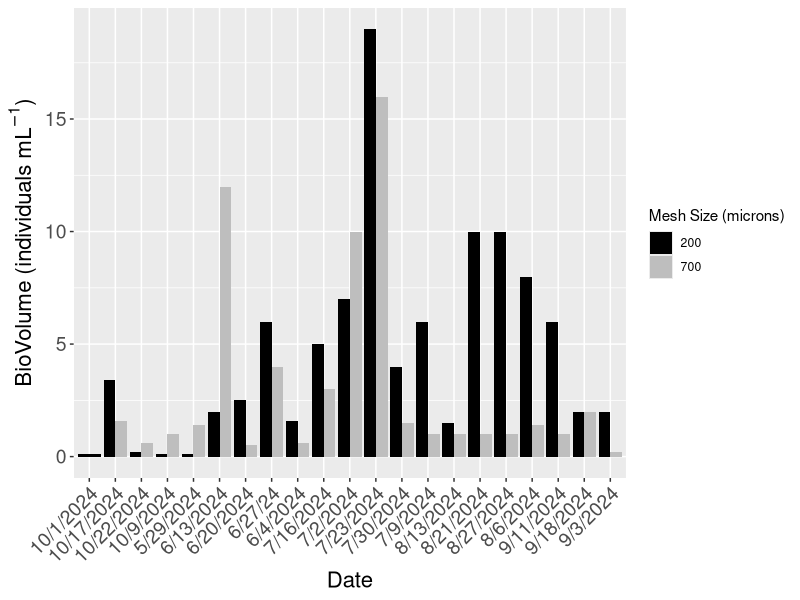
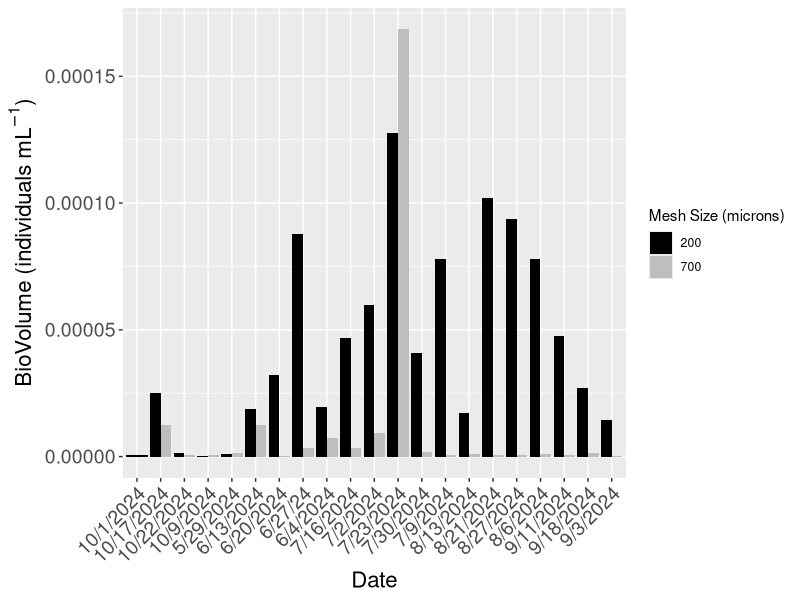

Source code (R) for these figures, in order: (Note: this script raises an error after producing the figures.)
## ---- chunk 1
time_series <- read.csv("time_series_final.csv")
time_series
time_series <- na.omit(time_series)
time_series
## ---- chunk 2
time_series_df <- as.data.frame(time_series)
tow <- as.factor(time_series_df$Tow)
## ---- chunk 3
library(ggplot2)
library(dplyr)
## ---- chunk 4
# Use filter to extract specific locations
ram_time_series <- time_series_df %>%
  filter(Site %in% c("Ram"))
ram_time_series_df <- as.data.frame(ram_time_series)
print(ram_time_series_df)
tow <- as.factor(ram_time_series_df$Tow)

## ---- chunk 5
# Create the plot
biovolume_plot <- ggplot(data = ram_time_series_df, aes(x = Date, y = BioVol, fill = tow)) + 
  geom_bar(stat = "identity", position = "dodge") +  # Use dodge for side-by-side bars
  theme(axis.text.x = element_text(angle = 45, hjust = 1, size = 14),  # Rotate x-axis labels for readability and adjust size
    axis.text.y = element_text(size = 14),  # Adjust y-axis text size
    axis.title.x = element_text(size = 16),  # Adjust x-axis title size
    axis.title.y = element_text(size = 16),  # Adjust y-axis title size
    plot.title = element_text(size = 22, hjust = 0.5)) + # Adjust title size and center it)) +  # Rotate x-axis labels for readability
  ylab(expression("BioVolume (individuals" ~ mL^{-1} * ")")) + 
  xlab("Date") +  # Rename axis titles
  labs(fill = "Mesh Size (microns)") +  # Add a title
  scale_fill_manual(values = c("200" = "black", 
                                "700" = "grey"))  # Define custom colors
print(biovolume_plot)  # Show the plot
## ---- chunk 6
# Create the plot
biovolume_plot_filtered <- ggplot(data = ram_time_series_df, aes(x = Date, y = BioVol_Filtered, fill = tow)) + 
  geom_bar(stat = "identity", position = "dodge") +  # Use dodge for side-by-side bars
  theme(axis.text.x = element_text(angle = 45, hjust = 1, size = 14),  # Rotate x-axis labels for readability and adjust size
    axis.text.y = element_text(size = 14),  # Adjust y-axis text size
    axis.title.x = element_text(size = 16),  # Adjust x-axis title size
    axis.title.y = element_text(size = 16),  # Adjust y-axis title size
    plot.title = element_text(size = 22, hjust = 0.5)) + # Adjust title size and center it)) +  # Rotate x-axis labels for readability
  ylab(expression("BioVolume (individuals" ~ mL^{-1} * ")")) + 
  xlab("Date") +  # Rename axis titles
  labs(fill = "Mesh Size (microns)") +  # Add a title
  scale_fill_manual(values = c("200" = "black", 
                                "700" = "grey"))  # Define custom colors
print(biovolume_plot_filtered)  # Show the plot
## ---- chunk 7
# Summarize the data by Species and Count
summary_count_ram <- ram_time_series %>%
  group_by(Species, Tow) %>%
  summarize(total_count = sum(Count), .groups = 'drop') %>%
  arrange(desc(total_count))  # Sort in descending order

# Print the summarized result
print(summary_count_ram)
## ---- chunk 8
count_filtered <- as.numeric(time_series_df$Count_Filtered)
# Summarize the data by Species and Filtered Count
summary_filtered_count_ram <- ram_time_series %>%
  group_by(Species, Tow, Date) %>%
  summarize(total_filtered_count = sum(Count_Filtered), .groups = 'drop') %>%
  arrange(desc(total_filtered_count))  # Sort in descending order

# Print the summarized result
print(summary_filtered_count_ram)
## ---- chunk 9
meso <- read.csv("relative_abundance_ram_meso.csv")
relative_abundance_ram_meso_df <- as.data.frame(relative_abundance_ram_meso)
## ---- chunk 10
tow <- as.factor(relative_abundance_ram_meso_df$Tow)
stacked_bar_plot_ram_200 <- ggplot(relative_abundance_ram_meso_df, aes(x = tow, y = Relative_Abundance, fill = Species)) +
  geom_bar(stat = "identity") +
  labs(x = "Tow (microns)", y = "Relative Abundance") +
  scale_fill_manual(values = c("Centropages_sp" = "#9FE2BF", "Acartia_sp" = "#89CFF0", "Calanus_sp" = "#0000FF", "Evadne_nordmanni" = "#191970", "Paracalanus_sp" = "#0096FF", "Temora_longicornis" = "#00A36C", "Oithona_sp" = "#7393B3", "Podon_polyphemoides" = "#5D3FD3", "Pseudocalanus_sp" = "#4682B4", "Copepod_nauplii" = "#CCCCFF")) +  # Custom colors
  theme_minimal()

print(stacked_bar_plot_ram_200)
## ---- chunk 11
relative_abundance_ram_macro <- read.csv("relative_abundance_ram_macro.csv")
relative_abundance_ram_macro_df <- as.data.frame(relative_abundance_ram_macro)
## ---- chunk 12
tow <- as.factor(relative_abundance_ram_macro_df$Tow)
stacked_bar_plot_ram_700 <- ggplot(relative_abundance_ram_macro_df, aes(x = tow, y = Relative_Abundance, fill = Species)) +
  geom_bar(stat = "identity", width = 0.6) +
  labs(title = "Stacked Bar Graph", x = "Tow (microns)", y = "Relative Abundance") +
  scale_fill_manual(values = c("Centropages_sp" = "#9FE2BF", "Acartia_sp" = "#89CFF0", "Calanus_sp" = "#0000FF", "Evadne_nordmanni" = "#191970", "Paracalanus_sp" = "#0096FF", "Obelia_sp" = "#AAFF00", "Carcinus_maenas" = "#AFE1AF", "Podon_polyphemoides" = "#5D3FD3", "Pseudocalanus_sp" = "#4682B4", "Gammarus_sp" = "#454B1B")) +  # Custom colors
  theme_minimal()

print(stacked_bar_plot_ram_700)
## ---- chunk 13
ram_relative_abundance <- read.csv("ram_relative_abundance.csv")
ram_relative_abundance_df <- as.data.frame(ram_relative_abundance)
## ---- chunk 14
tow <- as.factor(ram_relative_abundance_df$Tow)
stacked_bar_plot_ram <- ggplot(ram_relative_abundance_df, aes(x = tow, y = Relative_Abundance, fill = Species)) +
  geom_bar(stat = "identity", width = 0.5) +
  labs(x = "Tow (microns)", y = "Relative Abundance (%)") +
  scale_fill_manual(values = c("Centropages_sp" = "#9FE2BF", "Acartia_sp" = "#89CFF0", "Calanus_sp" = "#0000FF", "Evadne_nordmanni" = "#191970", "Paracalanus_sp" = "#0096FF", "Obelia_sp" = "#AAFF00", "Carcinus_maenas" = "#008080", "Podon_polyphemoides" = "#5D3FD3", "Pseudocalanus_sp" = "#4682B4", "Gammarus_sp" = "#454B1B", "Oithona_sp" = "#7393B3", "Temora_longicornis" = "#00A36C", "Copepod_nauplii" = "#CCCCFF")) +  # Custom colors
  theme_minimal()

print(stacked_bar_plot_ram)
## ---- chunk 15
tow <- as.factor(ram_relative_abundance_df$Tow)
stacked_bar_plot_ram_filtered <- ggplot(ram_relative_abundance_df, aes(x = tow, y = Relative_Abundance_Filtered, fill = Species)) +
  geom_bar(stat = "identity", width = 0.5) +
  labs(x = "Tow (microns)", y = "Relative Abundance (%)") +
  scale_fill_manual(values = c("Centropages_sp" = "#9FE2BF", "Acartia_sp" = "#89CFF0", "Calanus_sp" = "#0000FF", "Evadne_nordmanni" = "#191970", "Paracalanus_sp" = "#0096FF", "Obelia_sp" = "#AAFF00", "Carcinus_maenas" = "#008080", "Podon_polyphemoides" = "#5D3FD3", "Pseudocalanus_sp" = "#4682B4", "Gammarus_sp" = "#454B1B", "Oithona_sp" = "#7393B3", "Temora_longicornis" = "#00A36C", "Copepod_nauplii" = "#CCCCFF")) +  # Custom colors
  theme_minimal()

print(stacked_bar_plot_ram_filtered)
## ---- chunk 16
# Summarize the data by Species and Count
summary_date_count_ram <- ram_time_series %>%
  group_by(Species, Tow, Date) %>%
  summarize(total_count = sum(Count), .groups = 'drop') %>%
  arrange(desc(total_count))  # Sort in descending order

# Print the summarized result
print(summary_date_count_ram)
## ---- chunk 17

ram_sorted_date_count <- summary_date_count_ram %>%
  filter(Species %in% c("Acartia_sp", "Calanus_sp", "Evadne_nordmanni", "Paracalanus_sp", "Obelia_sp", "Carcinus_maenas", "Podon_polyphemoides", "Pseudocalanus_sp", "Gammarus_sp", "Oithona_sp", "Temora_longicornis", "Copepod_nauplii", "Centropages_sp"))

date_count_ram_df <- as.data.frame(ram_sorted_date_count)

# Create the line graph
line_graph <- ggplot(data = date_count_ram_df, aes(x = Date, y = total_count, color = Species, group = Species)) +
  geom_line(size = 0.9) +  # Add lines
  geom_point() + # Optionally add points at data points
  theme(axis.text.x = element_text(angle = 45, hjust = 1)) +  # Rotate x-axis labels for readability
  ylab("Count") + xlab("Date") +  # Rename axis titles
  scale_color_manual(values = c(
    "Acartia_sp" = "#89CFF0", "Calanus_sp" = "#0000FF", "Evadne_nordmanni" = "#191970", "Paracalanus_sp" = "#0096FF", "Obelia_sp" = "#AAFF00", "Carcinus_maenas" = "#008080", "Podon_polyphemoides" = "#5D3FD3", "Pseudocalanus_sp" = "#4682B4", "Gammarus_sp" = "#454B1B", "Oithona_sp" = "#7393B3", "Temora_longicornis" = "#00A36C", "Copepod_nauplii" = "#CCCCFF", "Centropages_sp" = "#9FE2BF"
  )) +  # Define colors for each species
  labs(title = "Count of Top Zooplankton Species Over Date")  # Add a title if desired

print(line_graph)  # Show the plot
## ---- chunk 18

meso_ram_sorted_date_count <- summary_date_count_ram %>%
  filter(Species %in% c("Acartia_sp", "Calanus_sp", "Evadne_nordmanni", "Paracalanus_sp", "Podon_polyphemoides", "Pseudocalanus_sp", "Oithona_sp", "Temora_longicornis", "Copepod_nauplii", "Centropages_sp"), Tow %in% c("200"))

meso_date_count_ram_df <- as.data.frame(meso_ram_sorted_date_count)

# Create the line graph
meso_line_graph <- ggplot(data = meso_date_count_ram_df, aes(x = Date, y = total_count, color = Species, group = Species)) +
  geom_line(size = 0.9) +  # Add lines
  geom_point() + # Optionally add points at data points
  theme(
    axis.text.x = element_text(angle = 45, hjust = 1, size = 12),  # Adjust x-axis text size
    axis.text.y = element_text(size = 14),  # Adjust y-axis text size
    axis.title.x = element_text(size = 16),  # Adjust x-axis title size
    axis.title.y = element_text(size = 16),   # Adjust y-axis title size
    plot.title = element_text(size = 22, hjust = 0.5)
  ) + 
  ylab(expression("Count (individuals" ~ m^{-3} * ")")) + xlab("Date") +  # Rename axis titles
  scale_color_manual(values = c(
    "Acartia_sp" = "#89CFF0", "Calanus_sp" = "#0000FF", "Evadne_nordmanni" = "#191970", "Paracalanus_sp" = "#0096FF", "Podon_polyphemoides" = "#5D3FD3", "Pseudocalanus_sp" = "#4682B4", "Oithona_sp" = "#7393B3", "Temora_longicornis" = "#00A36C", "Copepod_nauplii" = "#CCCCFF", "Centropages_sp" = "#9FE2BF"
  )) +  # Define colors for each species
  labs()  # Add a title if desired

print(meso_line_graph)  # Show the plot
## ---- chunk 19

macro_ram_sorted_date_count <- summary_date_count_ram %>%
  filter(Species %in% c("Acartia_sp", "Calanus_sp", "Evadne_nordmanni", "Paracalanus_sp", "Obelia_sp", "Carcinus_maenas", "Podon_polyphemoides", "Pseudocalanus_sp", "Gammarus_sp", "Centropages_sp"), Tow %in% c("700"))

macro_date_count_ram_df <- as.data.frame(macro_ram_sorted_date_count)

# Create the line graph
macro_line_graph <- ggplot(data = macro_date_count_ram_df, aes(x = Date, y = total_count, color = Species, group = Species)) +
  geom_line(size = 0.9) +  # Add lines
  geom_point() + # Optionally add points at data points
  theme(
    axis.text.x = element_text(angle = 45, hjust = 1, size = 12),  # Adjust x-axis text size
    axis.text.y = element_text(size = 14),  # Adjust y-axis text size
    axis.title.x = element_text(size = 16),  # Adjust x-axis title size
    axis.title.y = element_text(size = 16),   # Adjust y-axis title size
    plot.title = element_text(size = 22, hjust = 0.5)
  ) + 
  ylab(expression("BioVolume (individuals" ~ mL^{-1} * ")")) + xlab("Date") +  # Rename axis titles
  scale_color_manual(values = c(
    "Acartia_sp" = "#89CFF0", "Calanus_sp" = "#0000FF", "Evadne_nordmanni" = "#191970", "Paracalanus_sp" = "#0096FF", "Obelia_sp" = "#50C878", "Carcinus_maenas" = "#008080", "Podon_polyphemoides" = "#5D3FD3", "Pseudocalanus_sp" = "#4682B4", "Gammarus_sp" = "#454B1B", "Centropages_sp" = "#9FE2BF"
  )) +  # Define colors for each species
  labs()  # Add a title if desired

print(macro_line_graph)  # Show the plot
## ---- chunk 20
month_biovol <- read.csv("month_biovol.csv")
month_biovol
## ---- chunk 21
meso_biovol <- month_biovol %>%
  filter(Tow %in% c("200"))
month <- as.factor(meso_biovol$Month)
biovol <- as.numeric(meso_biovol$BioVol)
meso_aov <- aov(BioVol ~ month, data = meso_biovol)
summary(meso_aov)
TukeyHSD(meso_aov)
## ---- chunk 22
t.test(meso_biovol$BioVol)
## ---- chunk 23
macro_biovol <- month_biovol %>%
  filter(Tow %in% c("700"))
month <- as.factor(macro_biovol$Month)
biovol <- as.numeric(macro_biovol$BioVol)
macro_aov <- aov(biovol ~ month, data=macro_biovol, var.equal=TRUE)
summary(macro_aov)
TukeyHSD(macro_aov)
## ---- chunk 24
t.test(macro_biovol$BioVol)
## ---- chunk 25

macro_ram_sorted_date_count <- summary_date_count_ram %>%
  filter(Species %in% c("Acartia_sp", "Calanus_sp", "Evadne_nordmanni", "Paracalanus_sp", "Obelia_sp", "Carcinus_maenas", "Podon_polyphemoides", "Pseudocalanus_sp", "Gammarus_sp", "Centropages_sp"), Tow %in% c("700"))

macro_date_count_ram_df <- as.data.frame(macro_ram_sorted_date_count)

# Create the line graph
macro_line_graph <- ggplot(data = macro_date_count_ram_df, aes(x = Date, y = total_count, color = Species, group = Species)) +
  geom_line(size = 0.9) +  # Add lines
  geom_point() + # Optionally add points at data points
  theme(
    axis.text.x = element_text(angle = 45, hjust = 1, size = 12),  # Adjust x-axis text size
    axis.text.y = element_text(size = 14),  # Adjust y-axis text size
    axis.title.x = element_text(size = 16),  # Adjust x-axis title size
    axis.title.y = element_text(size = 16),   # Adjust y-axis title size
    plot.title = element_text(size = 22, hjust = 0.5)
  ) + 
  ylab(expression("BioVolume (individuals" ~ mL^{-1} * ")")) + xlab("Date") +  # Rename axis titles
  scale_color_manual(values = c(
    "Acartia_sp" = "#89CFF0", "Calanus_sp" = "#0000FF", "Evadne_nordmanni" = "#191970", "Paracalanus_sp" = "#0096FF", "Obelia_sp" = "#50C878", "Carcinus_maenas" = "#008080", "Podon_polyphemoides" = "#5D3FD3", "Pseudocalanus_sp" = "#4682B4", "Gammarus_sp" = "#454B1B", "Centropages_sp" = "#9FE2BF"
  )) +  # Define colors for each species
  labs()  # Add a title if desired

print(macro_line_graph)  # Show the plot
## ---- chunk 26

meso_ram_sorted_date_count_filtered <- summary_filtered_count_ram %>%
  filter(Species %in% c("Acartia_sp", "Calanus_sp", "Evadne_nordmanni", "Paracalanus_sp", "Podon_polyphemoides", "Pseudocalanus_sp", "Oithona_sp", "Temora_longicornis", "Copepod_nauplii", "Centropages_sp"), Tow %in% c("200"))

meso_date_count_ram_filtered_df <- as.data.frame(meso_ram_sorted_date_count_filtered)

# Create the line graph
meso_line_graph_filtered <- ggplot(data = meso_date_count_ram_filtered_df, aes(x = Date, y = total_filtered_count, color = Species, group = Species)) +
  geom_line(size = 0.9) +  # Add lines
  geom_point() + # Optionally add points at data points
  theme(
    axis.text.x = element_text(angle = 45, hjust = 1, size = 12),  # Adjust x-axis text size
    axis.text.y = element_text(size = 14),  # Adjust y-axis text size
    axis.title.x = element_text(size = 16),  # Adjust x-axis title size
    axis.title.y = element_text(size = 16),   # Adjust y-axis title size
    plot.title = element_text(size = 22, hjust = 0.5)
  ) + 
  ylab(expression("Count (individuals" ~ m^{-3} * ")")) + xlab("Date") +  # Rename axis titles
  scale_color_manual(values = c(
    "Acartia_sp" = "#89CFF0", "Calanus_sp" = "#0000FF", "Evadne_nordmanni" = "#191970", "Paracalanus_sp" = "#0096FF", "Podon_polyphemoides" = "#5D3FD3", "Pseudocalanus_sp" = "#4682B4", "Oithona_sp" = "#7393B3", "Temora_longicornis" = "#00A36C", "Copepod_nauplii" = "#CCCCFF", "Centropages_sp" = "#9FE2BF"
  )) +  # Define colors for each species
  labs()  # Add a title if desired

print(meso_line_graph_filtered)  # Show the plot
## ---- chunk 27

macro_ram_sorted_date_count_filtered <- summary_filtered_count_ram %>%
  filter(Species %in% c("Acartia_sp", "Calanus_sp", "Evadne_nordmanni", "Paracalanus_sp", "Obelia_sp", "Carcinus_maenas", "Podon_polyphemoides", "Pseudocalanus_sp", "Gammarus_sp", "Centropages_sp"), Tow %in% c("700"))

macro_date_count_ram_filtered_df <- as.data.frame(macro_ram_sorted_date_count_filtered)

# Create the line graph
macro_line_graph_filtered <- ggplot(data = macro_date_count_ram_filtered_df, aes(x = Date, y = total_filtered_count, color = Species, group = Species)) +
  geom_line(size = 0.9) +  # Add lines
  geom_point() + # Optionally add points at data points
  theme(
    axis.text.x = element_text(angle = 45, hjust = 1, size = 12),  # Adjust x-axis text size
    axis.text.y = element_text(size = 14),  # Adjust y-axis text size
    axis.title.x = element_text(size = 16),  # Adjust x-axis title size
    axis.title.y = element_text(size = 16),   # Adjust y-axis title size
    plot.title = element_text(size = 22, hjust = 0.5)
  ) + 
  ylab(expression("BioVolume (individuals" ~ mL^{-1} * ")")) + xlab("Date") +  # Rename axis titles
  scale_color_manual(values = c(
    "Acartia_sp" = "#89CFF0", "Calanus_sp" = "#0000FF", "Evadne_nordmanni" = "#191970", "Paracalanus_sp" = "#0096FF", "Obelia_sp" = "#50C878", "Carcinus_maenas" = "#008080", "Podon_polyphemoides" = "#5D3FD3", "Pseudocalanus_sp" = "#4682B4", "Gammarus_sp" = "#454B1B", "Centropages_sp" = "#9FE2BF"
  )) +  # Define colors for each species
  labs()  # Add a title if desired

print(macro_line_graph_filtered)  # Show the plot
